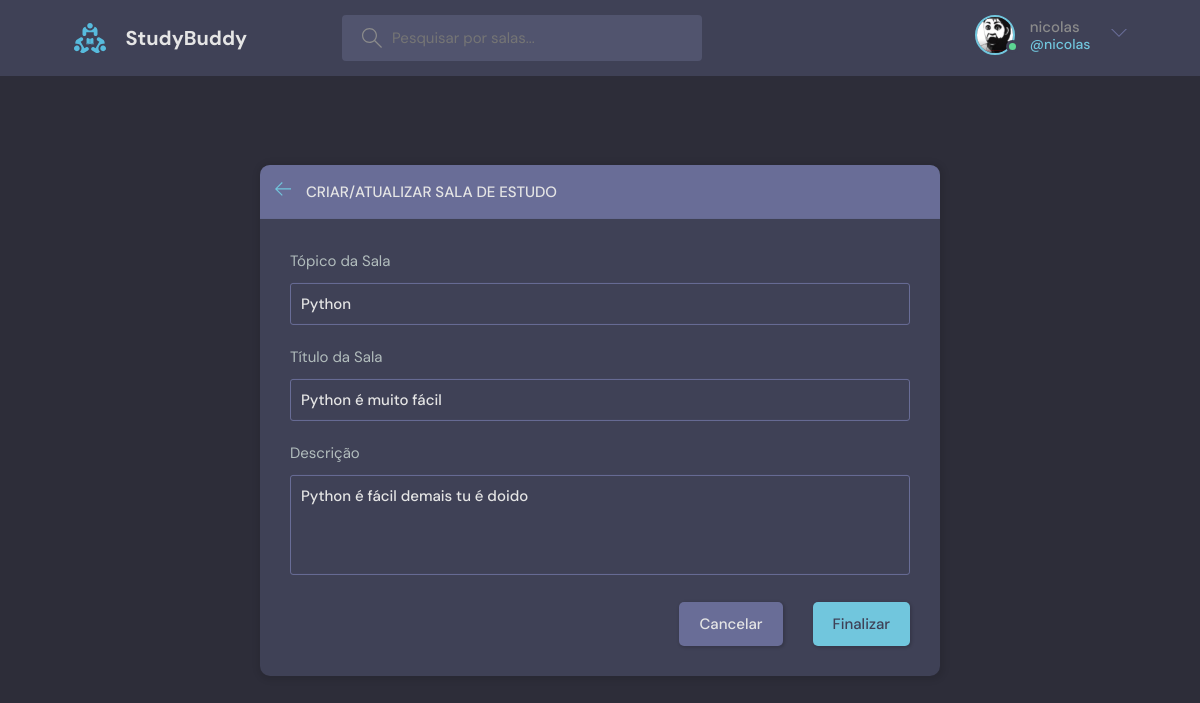
/update_sala/2 (signed in), run on the app's committed database.
### base/models.py (models this page shows, shortened)
class User(AbstractUser):
    name = models.CharField(max_length=200, null=True)
    email = models.EmailField(null=True, unique=True)
    bio = models.TextField(null=True)
    avatar = models.ImageField(null=True, default='avatar.svg')
    USERNAME_FIELD = 'email'
    REQUIRED_FIELDS = []

class Room(models.Model):
    host = models.ForeignKey(User, on_delete=models.SET_NULL, null=True, blank=True)
    topic = models.ForeignKey(Topic, on_delete=models.SET_NULL, null=True, blank=True)
    name = models.CharField(max_length=200)
    description = models.TextField(null=True, blank=True)
    participants = models.ManyToManyField(User, related_name='participants', blank=True)
    updated = models.DateTimeField(auto_now=True) #salva sempre que atualiza
    created = models.DateTimeField(auto_now_add=True) #salva apenas na criação
    class Meta:
        ordering = ['-updated', '-created']

class Topic(models.Model):
    name = models.CharField(max_length=200)

### base/views.py (the view, shortened to what this page needs)
# urls.py: path('update_sala/<str:pk>', views.update_sala, name='update_sala'),
@login_required(login_url='login')
def update_sala(request, pk):
    sala = Room.objects.get(id=pk)
    form = RoomForm(instance=sala)
    topics = Topic.objects.all()
    if request.user != sala.host:
        return HttpResponse('Você não tem permissão para editar essa sala')
    context = {'form': form, 'topics': topics, 'sala': sala}
    return render(request, 'base/sala_form.html', context)

### base/forms.py
class RoomForm(ModelForm):
    class Meta:
        model = Room
        fields = '__all__'
        exclude = ['host', 'participants']

### base/templates/base/sala_form.html (shortened to what this page needs)
{% extends 'main.html' %}
{% block content %}
  <main class="create-room layout">
    <div class="container">
      <div class="layout__box">
        <div class="layout__boxHeader">
          <div class="layout__boxTitle">
            <a href="{% url 'home' %}">
              <svg version="1.1" xmlns="http://www.w3.org/2000/svg" width="32" height="32" viewBox="0 0 32 32">
                <title>arrow-left</title>
                <path
                  d="M13.723 2.286l-13.723 13.714 13.719 13.714 1.616-1.611-10.96-10.96h27.625v-2.286h-27.625l10.965-10.965-1.616-1.607z">
                </path>
              </svg>
            </a>
            <h3>Criar/Atualizar Sala de Estudo</h3>
          </div>
        </div>
        <div class="layout__body">
          <form class="form" action="#" method="POST">
            <div class="form__group">
              <label for="room_topic">Tópico da Sala</label>
              <input required type="text" value="{{sala.topic.name}}" name="topic" list="topic-list"/>
            </div>
            <div class="form__group">
              <label for="room_name">Título da Sala</label>
              {{form.name}}
            </div>
            <div class="form__group">
              <label for="room_description">Descrição</label>
              {{form.description}}
            </div>
            <div class="form__action">
              <a class="btn btn--dark" href="{% url 'home' %}">Cancelar</a>
              <button class="btn btn--main" type="submit">Finalizar</button>
            </div>
          </form>
        </div>
      </div>
    </div>
  </main>
{% endblock content %}

### templates/navbar.html (shortened to what this page needs)
{% load static %}
<header class="header header--loggedIn">
    <div class="container">
      <a href="{% url 'home' %}" class="header__logo">
        <img src="{% static 'images/logo.svg' %}" />
        <h1>StudyBuddy</h1>
      </a>
      <form class="header__search" method="GET" action="{% url 'home' %}">
        <label>
          <input name="q" placeholder="Pesquisar por salas..." />
        </label>
      </form>
      <nav class="header__menu">
        {% if request.user.is_authenticated %}
        <div class="header__user">
          <a href="{% url 'user_profile' user.id %}">
            <div class="avatar avatar--medium active">
              <img src="{{request.user.avatar.url}}" />
            </div>
            <p>{{request.user.username}}<span>@{{request.user.username}}</span></p>
          </a>
          <button class="dropdown-button">
            <svg version="1.1" xmlns="http://www.w3.org/2000/svg" width="32" height="32" viewBox="0 0 32 32">
              <title>chevron-down</title>
              <path d="M16 21l-13-13h-3l16 16 16-16h-3l-13 13z"></path>
            </svg>
          </button>
        </div>
        {% else %}
        <a href="{% url 'login' %}">
          <img src="{% static 'images/avatar.svg' %}" />
          <p>Login</p>
        </a>
        {% endif %}
      </nav>
    </div>
  </header>

### data on the page
User: user.avatar (picture), user.username "nicolas"
Room: topic "Python", name "Python é muito fácil", description "Python é fácil demais tu é doido"
